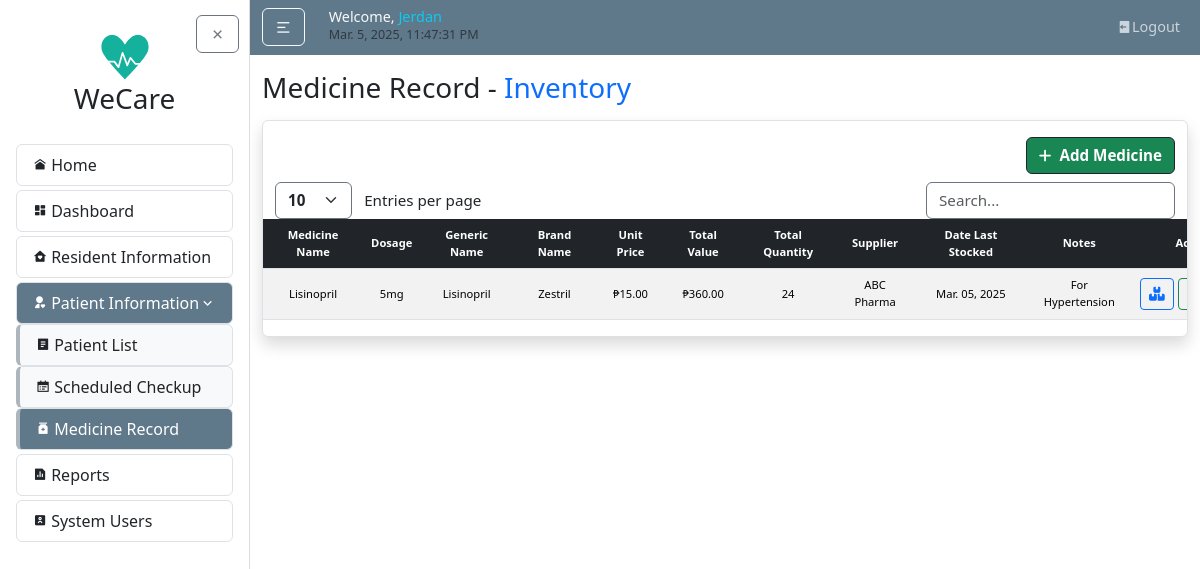
The page /medicines/ (signed in) on the database as committed earlier.
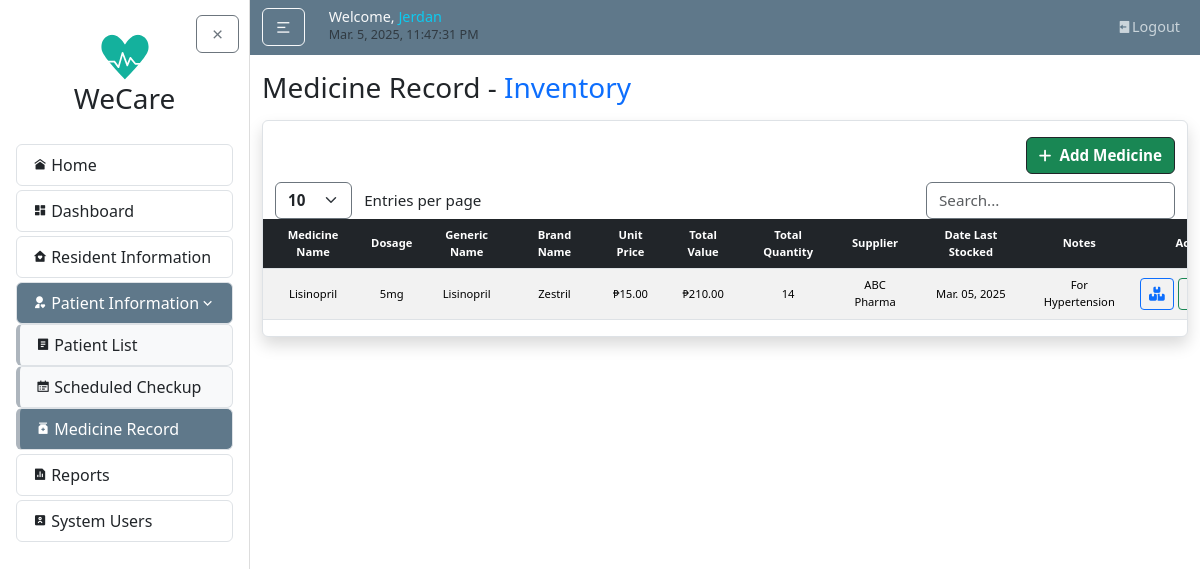
The same page on the database as committed later.
### medicineMonitoring/models.py (models this page shows, shortened)
class Medicine(models.Model):
    medicine_name = models.CharField(max_length=255)
    generic_name = models.CharField(max_length=255, blank=True, null=True)
    brand_name = models.CharField(max_length=255, blank=True, null=True)
    dosage = models.CharField(max_length=100, blank=True, null=True)
    unit_price = models.DecimalField(max_digits=10, decimal_places=2, default=Decimal("0.00"))
    total_value = models.DecimalField(max_digits=10, decimal_places=2, default=Decimal("0.00"))
    total_quantity = models.PositiveIntegerField(default=0)
    supplier_name = models.CharField(max_length=255)
    date_last_stock = models.DateField(blank=True)
    notes = models.TextField(blank=True, null=True)

### medicineMonitoring/views.py (the view)
# urls.py: path('', views.medicine_list, name='medicine-list'),
@login_required
def medicine_list(request):
    medicines = Medicine.objects.all().order_by("medicine_name")
    return render(request, "medicineMonitoring/medicine_list.html", {"medicines": medicines})

### medicineMonitoring/templates/medicineMonitoring/medicine_list.html (shortened to what this page needs)
{% extends "home/layout.html" %}
{% load static %}
{% block body %}
  <h3 class="mb-3">Medicine Record - <span class="text-primary">Inventory</span></h3>
  <article class="content-section border rounded p-0 shadow">
    <div class="container">
      <div class="row mt-2">
        <div class="col-auto ms-auto">
          <a href="{% url 'medicine-add' %}" class="btn btn-success info border-dark fw-bold" style="font-size: calc(0.8rem + 0.2vw);">
            <i class="fa-solid fa-plus my-auto" style="font-size: calc(0.6rem + 0.4vw);"></i>
            <span class="ms-1">Add Medicine</span>
          </a>
        </div>
      </div>
      <div class="row mt-2">
        <div class="col-auto">
          <select id="customEntries" class="form-select d-inline w-auto border-secondary fw-bold" style="font-size: calc(0.8rem + 0.2vw); cursor: pointer; vertical-align: middle;">
            <option value="10">10</option>
          </select>
          <span class="d-inline ms-2" style="font-size: calc(0.8rem + 0.2vw); vertical-align: middle;">Entries per page</span>
        </div>
        <div class="col-auto ms-auto">
          <input type="text" id="searchBar" class="form-control d-inline w-auto border-secondary" placeholder="Search..." style="font-size: calc(0.8rem + 0.2vw); vertical-align: middle;">
        </div>
      </div>
    </div>
    <div class="table-responsive">
      <table id="dataTable" class="table table-striped projectTables">
        <thead class="table-dark">
          <tr>
            <th>Medicine Name</th>
            <th>Dosage</th>
            <th>Generic Name</th>
            <th>Brand Name</th>
            <th>Unit Price</th>
            <th>Total Value</th>
            <th>Total Quantity</th>
            <th>Supplier</th>
            <th>Date Last Stocked</th>
            <th>Notes</th>
            <th>Action</th>
          </tr>
        </thead>
        <tbody>
          {% for med in medicines %}
          <tr>
            <td class="align-middle">{{ med.medicine_name }}</td>
            <td class="align-middle">{{ med.dosage }}</td>
            <td class="align-middle">{{ med.generic_name }}</td>
            <td class="align-middle">{{ med.brand_name }}</td>
            <td class="align-middle">₱{{ med.unit_price|floatformat:2 }}</td>
            <td class="align-middle">₱{{ med.total_value|floatformat:2 }}</td>
            <td class="align-middle">{{ med.total_quantity }}</td>
            <td class="align-middle">{{ med.supplier_name }}</td>
            <td class="align-middle">{{ med.date_last_stock|date:"M. d, Y" }}</td>
            <td class="align-middle">{{ med.notes }}</td>
            <td class="align-middle">
              <div class="d-flex">
                <a href="{% url 'medicine-detail' med.pk %}" class="btn btn-sm btn-outline-primary fw-bold flex-fill me-1" title="Inventory">
                  <i class="fa-solid fa-boxes-stacked"></i>
                </a>
                <a href="{% url 'medicine-update' med.pk %}" class="btn btn-sm btn-outline-success fw-bold flex-fill me-1" title="Edit">
                </a>
              </div>
            </td>
          </tr>
          {% endfor %}
        </tbody>
      </table>
    </div>
  </article>
{% endblock body %}

Rows that differ between the two databases and show on the page:
changed Medicine "Lisinopril": total_value "360.00" → "210.00"; total_quantity "24" → "14"
